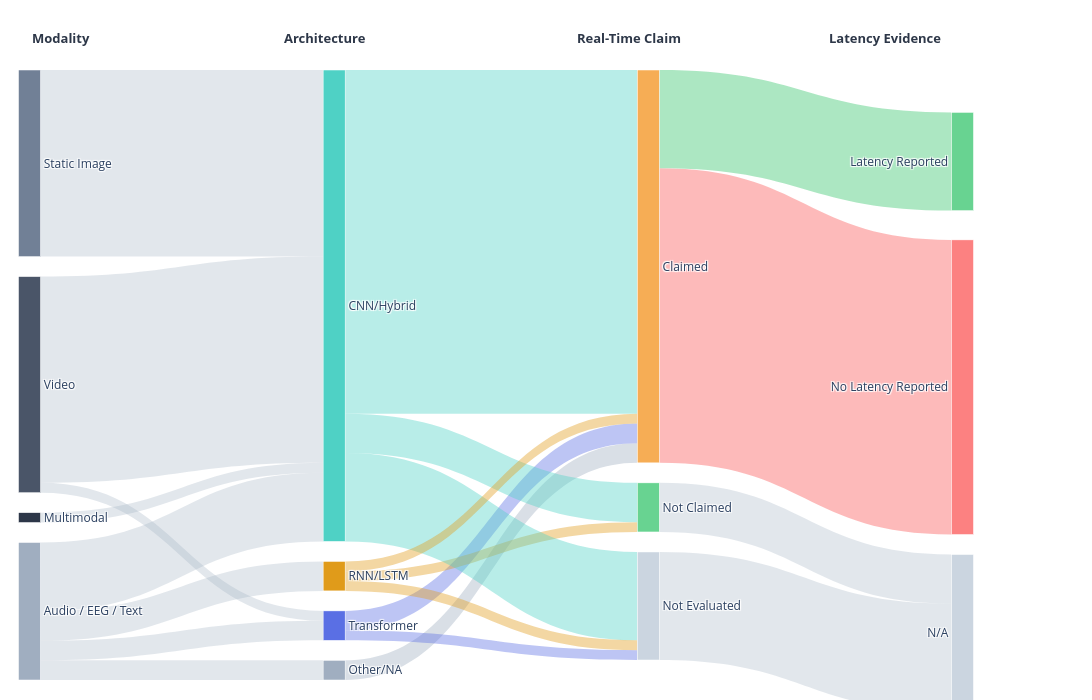

The code cell stored with this chart in its notebook:
### Markdown cell above
## CELL 20 — [FIG-F9A] Sankey: Real-Time Validation Gap

### Code cell
# [FIG-F9A] Sankey — Real-Time Validation Gap — FIXED
# Recreates Latency_clean inline before use

import plotly.graph_objects as go
import plotly.io as pio

# ── Fix: recreate Latency_clean ────────────────────────────────────────
def recode_latency(raw):
    if pd.isna(raw):
        return 'No'
    s = str(raw).lower().strip().split('\n')[0]
    if s.startswith('yes'):
        return 'Yes'
    return 'No'

df['Latency_clean'] = df['Inference Speed / Latency Reported?'].apply(recode_latency)

# ── Modality classification ────────────────────────────────────────────
def classify_modality(raw):
    if pd.isna(raw):
        return 'Audio / EEG / Text'
    s = str(raw).lower()
    if any(k in s for k in ['eeg', 'physiological', 'audio', 'speech',
                             'text', 'gaze', 'eye']):
        return 'Audio / EEG / Text'
    if any(k in s for k in ['multimodal', 'fusion']):
        return 'Multimodal'
    if 'video' in s:
        return 'Video'
    if any(k in s for k in ['image', 'static', 'photo']):
        return 'Static Image'
    return 'Audio / EEG / Text'

df['Modality_clean'] = df['Modality/ies in Dataset'].apply(classify_modality)

print("Modality distribution:")
print(df['Modality_clean'].value_counts())
print("\nLatency among Claimed:")
print(df[df['RealTime_clean']=='Claimed']['Latency_clean'].value_counts())

# ── Node definitions ───────────────────────────────────────────────────
node_labels = [
    'Static Image',        # 0
    'Video',               # 1
    'Multimodal',          # 2
    'Audio / EEG / Text',  # 3
    'CNN/Hybrid',          # 4
    'RNN/LSTM',            # 5
    'Transformer',         # 6
    'Other/NA',            # 7
    'Claimed',             # 8
    'Not Claimed',         # 9
    'Not Evaluated',       # 10
    'Latency Reported',    # 11
    'No Latency Reported', # 12
    'N/A',                 # 13
]

node_colors = [
    '#718096', '#4A5568', '#2D3748', '#A0AEC0',  # Modality
    '#4FD1C5', '#E09B1A', '#5A6FE4', '#A0AEC0',  # Architecture
    '#F6AD55', '#68D391', '#CBD5E0',              # Real-Time
    '#68D391', '#FC8181', '#CBD5E0',              # Latency
]

# ── Build flows ────────────────────────────────────────────────────────
sources, targets, values, link_colors = [], [], [], []

arch_link_colors = {
    'CNN/Hybrid'  : 'rgba(79,209,197,0.4)',
    'RNN/LSTM'    : 'rgba(224,155,26,0.4)',
    'Transformer' : 'rgba(90,111,228,0.4)',
    'Other/NA'    : 'rgba(160,174,192,0.4)',
}

# Col 0 → Col 1: Modality → Architecture
flows = {}
for _, row in df.iterrows():
    mod  = row['Modality_clean']
    arch = row['Architecture_Family']
    s = node_labels.index(mod)  if mod  in node_labels else 3
    t = node_labels.index(arch) if arch in node_labels else 7
    flows[(s, t)] = flows.get((s, t), 0) + 1
for (s, t), v in flows.items():
    sources.append(s); targets.append(t); values.append(v)
    link_colors.append('rgba(160,174,192,0.3)')

# Col 1 → Col 2: Architecture → Real-Time Status
flows = {}
for _, row in df.iterrows():
    arch = row['Architecture_Family']
    rt   = row['RealTime_clean']
    s = node_labels.index(arch) if arch in node_labels else 7
    t = node_labels.index(rt)   if rt   in node_labels else 10
    flows[(s, t)] = flows.get((s, t), 0) + 1
for (s, t), v in flows.items():
    sources.append(s); targets.append(t); values.append(v)
    arch_name = node_labels[s]
    link_colors.append(arch_link_colors.get(arch_name, 'rgba(160,174,192,0.35)'))

# Col 2 → Col 3: Real-Time Status → Latency Evidence
flows = {}
for _, row in df.iterrows():
    rt  = row['RealTime_clean']
    lat = row['Latency_clean']
    s   = node_labels.index(rt) if rt in node_labels else 10
    if rt == 'Claimed':
        t = 11 if lat == 'Yes' else 12
    else:
        t = 13
    flows[(s, t)] = flows.get((s, t), 0) + 1
for (s, t), v in flows.items():
    sources.append(s); targets.append(t); values.append(v)
    if t == 11:
        link_colors.append('rgba(104,211,145,0.55)')
    elif t == 12:
        link_colors.append('rgba(252,129,129,0.55)')
    else:
        link_colors.append('rgba(160,174,192,0.3)')

# ── Node positions ─────────────────────────────────────────────────────
node_x = [
    0.01, 0.01, 0.01, 0.01,
    0.33, 0.33, 0.33, 0.33,
    0.66, 0.66, 0.66,
    0.99, 0.99, 0.99,
]
node_y = [
    0.12, 0.32, 0.57, 0.82,
    0.10, 0.35, 0.58, 0.80,
    0.20, 0.55, 0.82,
    0.15, 0.52, 0.85,
]

# ── Figure ─────────────────────────────────────────────────────────────
fig_s = go.Figure(go.Sankey(
    arrangement='snap',
    node=dict(
        pad       = 20,
        thickness = 22,
        line      = dict(color='white', width=0.5),
        label     = node_labels,
        color     = node_colors,
        x         = node_x,
        y         = node_y,
    ),
    link=dict(
        source = sources,
        target = targets,
        value  = values,
        color  = link_colors,
    )
))

fig_s.update_layout(
    margin = dict(l=20, r=120, t=70, b=20),  # increase right margin
    width  = 1500,
    height = 700,
)

# Rewrite annotations with adjusted x for last column
fig_s.update_annotations([])  # clear existing

for x_pos, label, anchor in [
    (0.01,  'Modality',         'left'),
    (0.32,  'Architecture',     'center'),
    (0.64,  'Real-Time Claim',  'center'),
    (0.97,  'Latency Evidence', 'right'),
]:
    fig_s.add_annotation(
        x=x_pos, y=1.07,
        xref='paper', yref='paper',
        text=f'<b>{label}</b>',
        showarrow=False,
        font=dict(size=13, color='#2D3748'),
        xanchor=anchor,
    )

out_path = os.path.join(FIGURES_PATH, 'F9A_RealTime_Sankey.png')
pio.write_image(fig_s, out_path, width=1500, height=700, scale=4)
fig_s.show()
print(f"✅ Saved → {out_path}")

### Figure 1 — Plotly figure (JSON) as saved in the notebook; plotly's stock layout.template omitted (floating-point values rounded to 4 significant figures)
{"data": [{"arrangement": "snap", "link": {"color": ["rgba(160,174,192,0.3)", "rgba(160,174,192,0.3)", "rgba(160,174,192,0.3)", "rgba(160,174,192,0.3)", "rgba(160,174,192,0.3)", "rgba(160,174,192,0.3)", "rgba(160,174,192,0.3)", "rgba(160,174,192,0.3)", "rgba(160,174,192,0.4)", "rgba(79,209,197,0.4)", "rgba(90,111,228,0.4)", "rgba(224,155,26,0.4)", "rgba(79,209,197,0.4)", "rgba(79,209,197,0.4)", "rgba(224,155,26,0.4)", "rgba(90,111,228,0.4)", "rgba(224,155,26,0.4)", "rgba(252,129,129,0.55)", "rgba(104,211,145,0.55)", "rgba(160,174,192,0.3)", "rgba(160,174,192,0.3)"], "source": [3, 1, 3, 3, 0, 3, 2, 1, 7, 4, 6, 5, 4, 4, 5, 6, 5, 8, 8, 9, 10], "target": [7, 4, 6, 5, 4, 4, 4, 6, 8, 8, 8, 9, 9, 10, 10, 10, 8, 12, 11, 13, 13], "value": [2, 21, 2, 3, 19, 7, 1, 1, 2, 35, 2, 1, 4, 9, 1, 1, 1, 30, 10, 5, 11]}, "node": {"color": ["#718096", "#4A5568", "#2D3748", "#A0AEC0", "#4FD1C5", "#E09B1A", "#5A6FE4", "#A0AEC0", "#F6AD55", "#68D391", "#CBD5E0", "#68D391", "#FC8181", "#CBD5E0"], "label": ["Static Image", "Video", "Multimodal", "Audio / EEG / Text", "CNN/Hybrid", "RNN/LSTM", "Transformer", "Other/NA", "Claimed", "Not Claimed", "Not Evaluated", "Latency Reported", "No Latency Reported", "N/A"], "line": {"color": "white", "width": 0.5}, "pad": 20, "thickness": 22, "x": [0.01, 0.01, 0.01, 0.01, 0.33, 0.33, 0.33, 0.33, 0.66, 0.66, 0.66, 0.99, 0.99, 0.99], "y": [0.12, 0.32, 0.57, 0.82, 0.1, 0.35, 0.58, 0.8, 0.2, 0.55, 0.82, 0.15, 0.52, 0.85]}, "type": "sankey"}], "layout": {"annotations": [{"font": {"color": "#2D3748", "size": 13}, "showarrow": false, "text": "<b>Modality</b>", "x": 0.01, "xanchor": "left", "xref": "paper", "y": 1.07, "yref": "paper"}, {"font": {"color": "#2D3748", "size": 13}, "showarrow": false, "text": "<b>Architecture</b>", "x": 0.32, "xanchor": "center", "xref": "paper", "y": 1.07, "yref": "paper"}, {"font": {"color": "#2D3748", "size": 13}, "showarrow": false, "text": "<b>Real-Time Claim</b>", "x": 0.64, "xanchor": "center", "xref": "paper", "y": 1.07, "yref": "paper"}, {"font": {"color": "#2D3748", "size": 13}, "showarrow": false, "text": "<b>Latency Evidence</b>", "x": 0.97, "xanchor": "right", "xref": "paper", "y": 1.07, "yref": "paper"}], "height": 700, "margin": {"b": 20, "l": 20, "r": 120, "t": 70}, "width": 1500}}
